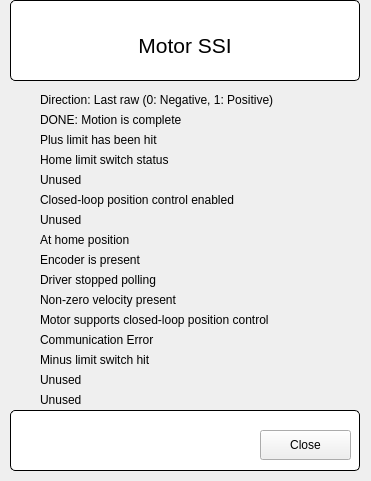
<?xml version="1.0" encoding="UTF-8"?>
<ui version="4.0">
 <class>FormGalilMotorStatus</class>
 <widget class="QWidget" name="FormGalilMotorStatus">
  <property name="geometry">
   <rect>
    <x>0</x>
    <y>0</y>
    <width>371</width>
    <height>481</height>
   </rect>
  </property>
  <property name="windowTitle">
   <string>Form</string>
  </property>
  <widget class="QGroupBox" name="titleGroupBox_2">
   <property name="geometry">
    <rect>
     <x>10</x>
     <y>410</y>
     <width>350</width>
     <height>61</height>
    </rect>
   </property>
   <property name="styleSheet">
    <string notr="true">QGroupBox {
	background-color: rgb(255, 255, 255);
    border: 1px solid black;
    border-radius: 5px;
    margin-top: 0.5em;
}

QGroupBox::title {
    subcontrol-origin: margin;
    left: 10px;
    padding: 0 3px 0 3px;
}</string>
   </property>
   <property name="title">
    <string/>
   </property>
   <widget class="QPushButton" name="btnClose">
    <property name="geometry">
     <rect>
      <x>250</x>
      <y>20</y>
      <width>91</width>
      <height>30</height>
     </rect>
    </property>
    <property name="text">
     <string>Close</string>
    </property>
   </widget>
  </widget>
  <widget class="QGroupBox" name="titleGroupBox">
   <property name="geometry">
    <rect>
     <x>10</x>
     <y>0</y>
     <width>350</width>
     <height>81</height>
    </rect>
   </property>
   <property name="styleSheet">
    <string notr="true">QGroupBox {
	background-color: rgb(255, 255, 255);
    border: 1px solid black;
    border-radius: 5px;
    margin-top: 0.5em;
}

QGroupBox::title {
    subcontrol-origin: margin;
    left: 10px;
    padding: 0 3px 0 3px;
}</string>
   </property>
   <property name="title">
    <string/>
   </property>
   <widget class="QLabel" name="lblTitle">
    <property name="geometry">
     <rect>
      <x>10</x>
      <y>20</y>
      <width>330</width>
      <height>51</height>
     </rect>
    </property>
    <property name="font">
     <font>
      <family>Ubuntu</family>
      <pointsize>16</pointsize>
      <weight>50</weight>
      <italic>false</italic>
      <bold>false</bold>
     </font>
    </property>
    <property name="styleSheet">
     <string notr="true">QLabel#mainTitle {
	font: 16pt &quot;Ubuntu&quot;;
}</string>
    </property>
    <property name="text">
     <string>Motor SSI</string>
    </property>
    <property name="alignment">
     <set>Qt::AlignCenter</set>
    </property>
    <property name="wordWrap">
     <bool>true</bool>
    </property>
   </widget>
  </widget>
  <widget class="QSimpleShape" name="led_0">
   <property name="geometry">
    <rect>
     <x>20</x>
     <y>90</y>
     <width>16</width>
     <height>20</height>
    </rect>
   </property>
   <property name="ledType">
    <enum>QSimpleShape::Status</enum>
   </property>
  </widget>
  <widget class="QSimpleShape" name="led_1">
   <property name="geometry">
    <rect>
     <x>20</x>
     <y>110</y>
     <width>16</width>
     <height>20</height>
    </rect>
   </property>
   <property name="ledType">
    <enum>QSimpleShape::Status</enum>
   </property>
  </widget>
  <widget class="QSimpleShape" name="led_2">
   <property name="geometry">
    <rect>
     <x>20</x>
     <y>130</y>
     <width>16</width>
     <height>20</height>
    </rect>
   </property>
   <property name="ledType">
    <enum>QSimpleShape::Status</enum>
   </property>
  </widget>
  <widget class="QSimpleShape" name="led_3">
   <property name="geometry">
    <rect>
     <x>20</x>
     <y>150</y>
     <width>16</width>
     <height>20</height>
    </rect>
   </property>
   <property name="ledType">
    <enum>QSimpleShape::Status</enum>
   </property>
  </widget>
  <widget class="QSimpleShape" name="led_4">
   <property name="geometry">
    <rect>
     <x>20</x>
     <y>170</y>
     <width>16</width>
     <height>20</height>
    </rect>
   </property>
   <property name="ledType">
    <enum>QSimpleShape::Status</enum>
   </property>
  </widget>
  <widget class="QSimpleShape" name="led_5">
   <property name="geometry">
    <rect>
     <x>20</x>
     <y>190</y>
     <width>16</width>
     <height>20</height>
    </rect>
   </property>
   <property name="ledType">
    <enum>QSimpleShape::Status</enum>
   </property>
  </widget>
  <widget class="QSimpleShape" name="led_6">
   <property name="geometry">
    <rect>
     <x>20</x>
     <y>210</y>
     <width>16</width>
     <height>20</height>
    </rect>
   </property>
   <property name="ledType">
    <enum>QSimpleShape::Status</enum>
   </property>
  </widget>
  <widget class="QSimpleShape" name="led_7">
   <property name="geometry">
    <rect>
     <x>20</x>
     <y>230</y>
     <width>16</width>
     <height>20</height>
    </rect>
   </property>
   <property name="ledType">
    <enum>QSimpleShape::Status</enum>
   </property>
  </widget>
  <widget class="QSimpleShape" name="led_8">
   <property name="geometry">
    <rect>
     <x>20</x>
     <y>250</y>
     <width>16</width>
     <height>20</height>
    </rect>
   </property>
   <property name="ledType">
    <enum>QSimpleShape::Status</enum>
   </property>
  </widget>
  <widget class="QSimpleShape" name="led_9">
   <property name="geometry">
    <rect>
     <x>20</x>
     <y>270</y>
     <width>16</width>
     <height>20</height>
    </rect>
   </property>
   <property name="ledType">
    <enum>QSimpleShape::Status</enum>
   </property>
  </widget>
  <widget class="QSimpleShape" name="led_10">
   <property name="geometry">
    <rect>
     <x>20</x>
     <y>290</y>
     <width>16</width>
     <height>20</height>
    </rect>
   </property>
   <property name="ledType">
    <enum>QSimpleShape::Status</enum>
   </property>
  </widget>
  <widget class="QSimpleShape" name="led_11">
   <property name="geometry">
    <rect>
     <x>20</x>
     <y>310</y>
     <width>16</width>
     <height>20</height>
    </rect>
   </property>
   <property name="ledType">
    <enum>QSimpleShape::Status</enum>
   </property>
  </widget>
  <widget class="QSimpleShape" name="led_12">
   <property name="geometry">
    <rect>
     <x>20</x>
     <y>330</y>
     <width>16</width>
     <height>20</height>
    </rect>
   </property>
   <property name="ledType">
    <enum>QSimpleShape::Status</enum>
   </property>
  </widget>
  <widget class="QSimpleShape" name="led_13">
   <property name="geometry">
    <rect>
     <x>20</x>
     <y>350</y>
     <width>16</width>
     <height>20</height>
    </rect>
   </property>
   <property name="ledType">
    <enum>QSimpleShape::Status</enum>
   </property>
  </widget>
  <widget class="QSimpleShape" name="led_14">
   <property name="geometry">
    <rect>
     <x>20</x>
     <y>370</y>
     <width>16</width>
     <height>20</height>
    </rect>
   </property>
   <property name="ledType">
    <enum>QSimpleShape::Status</enum>
   </property>
  </widget>
  <widget class="QSimpleShape" name="led_15">
   <property name="geometry">
    <rect>
     <x>20</x>
     <y>390</y>
     <width>16</width>
     <height>20</height>
    </rect>
   </property>
   <property name="ledType">
    <enum>QSimpleShape::Status</enum>
   </property>
  </widget>
  <widget class="QLabel" name="label">
   <property name="geometry">
    <rect>
     <x>40</x>
     <y>90</y>
     <width>300</width>
     <height>20</height>
    </rect>
   </property>
   <property name="text">
    <string>Direction: Last raw (0: Negative, 1: Positive)</string>
   </property>
  </widget>
  <widget class="QLabel" name="label_2">
   <property name="geometry">
    <rect>
     <x>40</x>
     <y>110</y>
     <width>300</width>
     <height>20</height>
    </rect>
   </property>
   <property name="text">
    <string>DONE: Motion is complete</string>
   </property>
  </widget>
  <widget class="QLabel" name="label_3">
   <property name="geometry">
    <rect>
     <x>40</x>
     <y>130</y>
     <width>300</width>
     <height>20</height>
    </rect>
   </property>
   <property name="text">
    <string>Plus limit has been hit</string>
   </property>
  </widget>
  <widget class="QLabel" name="label_4">
   <property name="geometry">
    <rect>
     <x>40</x>
     <y>150</y>
     <width>300</width>
     <height>20</height>
    </rect>
   </property>
   <property name="text">
    <string>Home limit switch status</string>
   </property>
  </widget>
  <widget class="QLabel" name="label_5">
   <property name="geometry">
    <rect>
     <x>40</x>
     <y>170</y>
     <width>300</width>
     <height>20</height>
    </rect>
   </property>
   <property name="text">
    <string>Unused</string>
   </property>
  </widget>
  <widget class="QLabel" name="label_6">
   <property name="geometry">
    <rect>
     <x>40</x>
     <y>190</y>
     <width>300</width>
     <height>20</height>
    </rect>
   </property>
   <property name="text">
    <string>Closed-loop position control enabled</string>
   </property>
  </widget>
  <widget class="QLabel" name="label_7">
   <property name="geometry">
    <rect>
     <x>40</x>
     <y>210</y>
     <width>300</width>
     <height>20</height>
    </rect>
   </property>
   <property name="text">
    <string>Unused</string>
   </property>
  </widget>
  <widget class="QLabel" name="label_8">
   <property name="geometry">
    <rect>
     <x>40</x>
     <y>230</y>
     <width>300</width>
     <height>20</height>
    </rect>
   </property>
   <property name="text">
    <string>At home position</string>
   </property>
  </widget>
  <widget class="QLabel" name="label_9">
   <property name="geometry">
    <rect>
     <x>40</x>
     <y>250</y>
     <width>300</width>
     <height>20</height>
    </rect>
   </property>
   <property name="text">
    <string>Encoder is present</string>
   </property>
  </widget>
  <widget class="QLabel" name="label_10">
   <property name="geometry">
    <rect>
     <x>40</x>
     <y>270</y>
     <width>300</width>
     <height>20</height>
    </rect>
   </property>
   <property name="text">
    <string>Driver stopped polling</string>
   </property>
  </widget>
  <widget class="QLabel" name="label_11">
   <property name="geometry">
    <rect>
     <x>40</x>
     <y>290</y>
     <width>300</width>
     <height>20</height>
    </rect>
   </property>
   <property name="text">
    <string>Non-zero velocity present</string>
   </property>
  </widget>
  <widget class="QLabel" name="label_12">
   <property name="geometry">
    <rect>
     <x>40</x>
     <y>310</y>
     <width>300</width>
     <height>20</height>
    </rect>
   </property>
   <property name="text">
    <string>Motor supports closed-loop position control</string>
   </property>
  </widget>
  <widget class="QLabel" name="label_13">
   <property name="geometry">
    <rect>
     <x>40</x>
     <y>330</y>
     <width>300</width>
     <height>20</height>
    </rect>
   </property>
   <property name="text">
    <string>Communication Error</string>
   </property>
  </widget>
  <widget class="QLabel" name="label_14">
   <property name="geometry">
    <rect>
     <x>40</x>
     <y>350</y>
     <width>300</width>
     <height>20</height>
    </rect>
   </property>
   <property name="text">
    <string>Minus limit switch hit</string>
   </property>
  </widget>
  <widget class="QLabel" name="label_15">
   <property name="geometry">
    <rect>
     <x>40</x>
     <y>370</y>
     <width>300</width>
     <height>20</height>
    </rect>
   </property>
   <property name="text">
    <string>Unused</string>
   </property>
  </widget>
  <widget class="QLabel" name="label_16">
   <property name="geometry">
    <rect>
     <x>40</x>
     <y>390</y>
     <width>300</width>
     <height>20</height>
    </rect>
   </property>
   <property name="text">
    <string>Unused</string>
   </property>
  </widget>
 </widget>
 <customwidgets>
  <customwidget>
   <class>QSimpleShape</class>
   <extends>QWidget</extends>
   <header>QSimpleShape.h</header>
  </customwidget>
 </customwidgets>
 <resources/>
 <connections/>
</ui>
